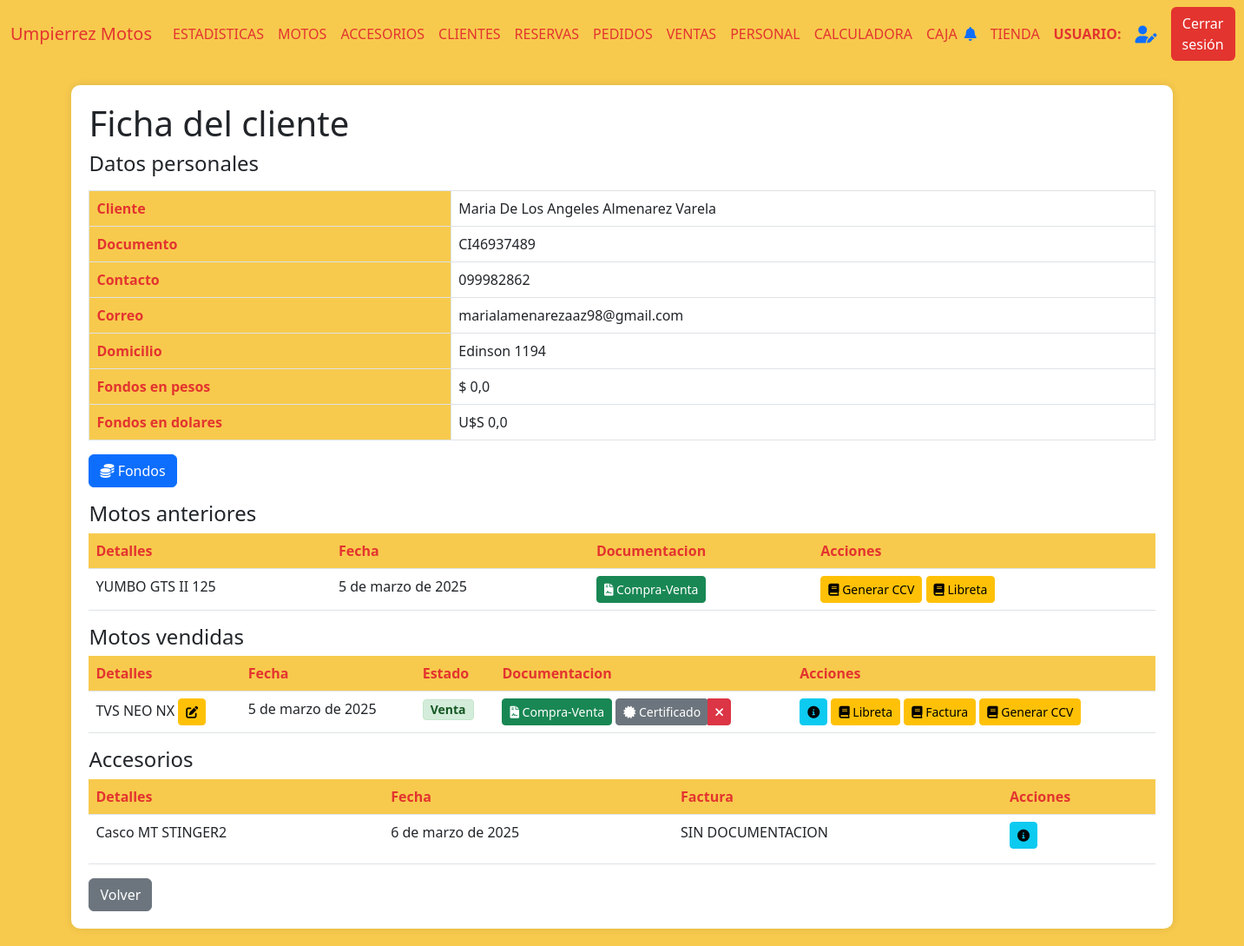
Screenshot of /cliente_ficha/113 (signed in) with the database file from the repository.
### AppUM/models.py (models this page shows)
class Cliente(models.Model):
    documento = models.CharField(max_length=20, unique=True)
    nombre = models.CharField(max_length=20)
    apellido  = models.CharField(max_length=20)
    fecha_nacimiento = models.DateField(null=True,blank=True)
    domicilio = models.CharField(max_length=500,blank=True)

class ClienteTelefono(models.Model):
    cliente = models.ForeignKey(Cliente, related_name='cliente_telefono', on_delete=models.CASCADE, null=True)
    telefono = models.CharField(max_length=10)
    principal = models.BooleanField(default=True)

class ClienteCorreo(models.Model):
    cliente = models.ForeignKey(Cliente, related_name='cliente_correo', on_delete=models.CASCADE, null=True)
    correo = models.CharField(max_length=100)
    principal = models.BooleanField(default=True)

class ComprasVentas(models.Model):
    moto = models.ForeignKey(Moto, related_name='moto_cliente', on_delete=models.CASCADE)
    cliente = models.ForeignKey(Cliente, related_name='cliente_moto', on_delete=models.CASCADE)
    fecha_compra = models.DateField()
    fotocopia_libreta = models.ImageField(null=True, blank=True, upload_to="documentacion/libretas/")
    compra_venta = models.FileField(null=True, blank=True, upload_to="documentacion/compra_venta/")
    certificado_venta = models.FileField(null=True, blank=True, upload_to="documentacion/certificado_venta/")
    tipo = models.CharField(max_length=20)
    forma_de_pago = models.TextField(null=True, blank=True)
    facturas = models.FileField(null=True, blank=True, upload_to="documentacion/facturas_motos/")
    class Meta:
        pass

class ClienteAccesorio(models.Model):
    accesorio = models.ForeignKey(Accesorio, related_name='accesorio_cliente', on_delete=models.CASCADE)
    cliente = models.ForeignKey(Cliente, related_name='cliente_cliente', on_delete=models.CASCADE)
    fecha_compra = models.DateField()
    factura = models.IntegerField(null=True)
    factura_rut = models.IntegerField(null=True)
    factura_documento = models.FileField(null=True, blank=True, upload_to="documentacion/facturas_accesorios/")
    codigo_compra = models.IntegerField(null=True,default=0)

### AppUM/decorators.py (the view)
    def _wrapped_view(request, *args, **kwargs):
        user = request.user
        if user.is_authenticated:
            usuario_consulta = Personal.objects.filter(usuario=user.username).first()
            if usuario_consulta:
                if Administrativo.objects.filter(personal_ptr_id=usuario_consulta.id,activo=1).exists():
                    return view_func(request, *args, **kwargs)
                else:
                    raise PermissionDenied
            else:
                return view_func(request, *args, **kwargs)
        else:
            return redirect('Login')  # Redirigir al login si no está autenticado

### AppUM/context_processors.py (called while the page is built)
def cantidad_solicitudes_no_leidas(req):
    if req.user.is_authenticated:
        usuario = req.user
        usuario_actual = Personal.objects.filter(usuario=usuario.username).first()
        notificaciones = NotificacionPersonal.objects.filter(personal=usuario_actual,leido=0).count()
    else:
        notificaciones = 0
    return {'notificaciones': notificaciones}

### AppUM/functions.py (called while the page is built)
def funcion_paginas_varias(req,instancia_model):
    paginator = Paginator(instancia_model, 5)  # 5 motos por página
    page_number = req.GET.get('page')  # Obtiene el número de página desde la URL
    page_obj = paginator.get_page(page_number)
    return page_obj

### AppUM/templates/perfil_administrativo/cliente/detalles_cliente.html (shortened to what this page needs)
{% extends "perfil_administrativo/padre_perfil_administrativo.html" %}
{% load static %}
{% block contenidoQueCambia %}
<div class="table-container" id="clienteDetails">
    <h1>Ficha del cliente</h1>
    <h4>Datos personales</h4>
    <table class="table table-bordered">
        <tbody>
            <tr>
                <th scope="row">Cliente</th>
                <td>{{ cliente.nombre }} {{ cliente.apellido }}</td>
            </tr>
            <tr>
                <th scope="row">Documento</th>
                <td>{{ cliente.documento }}</td>
            </tr>
            <tr>
                <th scope="row">Contacto</th>
                <td>{{ tel1 }}{% if tel2 %}, {{ tel2 }}{% endif %}</td>
            </tr>
            <tr>
                <th scope="row">Correo</th>
                <td>{% if correo1 %}{{ correo1 }}{% if correo2 %}, {{ correo2 }}{% endif %} {% else %} El cliente no tiene correo {% endif %}</td>
            </tr>
            <tr>
                <th scope="row">Domicilio</th>
                <td>{{ cliente.domicilio }}</td>
            </tr>
            <tr>
                <th scope="row">Fondos en pesos</th>
                <td>$ {{ total_pesos }}</td>
            </tr>
            <tr>
                <th scope="row">Fondos en dolares</th>
                <td>U$S {{ total_dolares }}</td>
            </tr>
        </tbody>
    </table>
    <a onclick="mostrar_div_fondos()" class="btn btn-primary mb-3">
        <i class="fas fa-coins"></i> Fondos
    </a>
    <h4>Motos anteriores</h4>
    <table class="table">
        <thead>
            <tr>
                <th scope="row">Detalles</th>
                <th scope="row">Fecha</th>
                <th scope="row">Documentacion</th>
                <th scope="row">Acciones</th>
            </tr>
        </thead>
        <tbody>
            {% if page_obj_ma %}
                {% for item in page_obj_ma %}
                    <tr>
                        <td>
                            {{ item.moto.moto__marca }} {{ item.moto.moto__modelo }}
                        </td>
                        <td>{{ item.moto.fecha_compra }}</td>
                        <td>
                            {% if item.libreta or item.compra_venta %}
                                {% if item.compra_venta %}
                                    <div class="btn-group" role="group">
                                        <a href="{{ item.compra_venta }}" target="_blank">
                                            <button class="btn btn-sm btn-success" title="Ver Documento de Compra-Venta">
                                                <i class="fas fa-file-contract"></i> Compra-Venta
                                            </button>
                                        </a>
                                    </div>
                                {% endif %}
                            {% else %}
                                    <p>SIN DOCUMENTACIÓN</p>
                            {% endif %}
                        </td>
                        <td>
                            <button class="btn btn-sm btn-warning" onclick="toggleCCVMA('{{ forloop.counter }}')">
                                <i class="fas fa-book"></i> Generar CCV
                            </button>
                            <button class="btn btn-sm btn-warning" onclick="toggleLibretaCV('{{ forloop.counter }}')">
                                <i class="fas fa-book"></i> Libreta
                            </button>
                        </td>
                    </tr>
                {% endfor %}
            {% else %}
                <tr>
                    <td colspan="9" class="text-center text-muted">
                        No hay registros de compras de motos anteriores.
                    </td>
                </tr>
            {% endif %}
        </tbody>
    </table>
    <h4>Motos vendidas</h4>
    <table class="table">
        <thead>
            <tr>
                <th scope="row">Detalles</th>
                <th scope="row">Fecha</th>
                <th scope="row">Estado</th>
                <th scope="row">Documentacion</th>
                <th scope="row">Acciones</th>
            </tr>
        </thead>
        <tbody>
            {% if page_obj %}
                {% for item in page_obj %}
                    <tr>
                        <td>
                            {{ item.moto.moto__marca }} {{ item.moto.moto__modelo }}
                            <a href="{% url 'ModificarMotoVendida' item.moto.moto__id cliente.id %}"><button class="btn btn-sm btn-warning"><i class="fas fa-edit"></i></button></a>
                        </td>
                        <td>{{ item.moto.fecha_compra }}</td>
                        <td>
                            {% if item.tipo == "R" %}
                                <span class="badge badge-reserva">Reserva</span>
                            {% else %}
                                <span class="badge badge-venta">Venta</span>
                            {% endif %}
                        </td>
                        <td>
                            {% if item.libreta or item.compra_venta or item.certificado_venta or item.facturas %}
                                {% if item.compra_venta %}
                                    <div class="btn-group" role="group">
                                        <a href="{{ item.compra_venta }}" target="_blank">
                                            <button class="btn btn-sm btn-success" title="Ver Documento de Compra-Venta">
                                                <i class="fas fa-file-contract"></i> Compra-Venta
                                            </button>
                                        </a>
                                    </div>
                                {% endif %}
                                {% if item.certificado_venta %}
                                    <div class="btn-group" role="group">
                                        <a href="{{ item.certificado_venta }}" target="_blank">
                                            <button class="btn btn-sm btn-secondary" title="Ver Certificado de Venta">
                                                <i class="fas fa-certificate"></i> Certificado
                                            </button>
                                        </a>
                                        <button class="btn btn-sm btn-danger" title="Eliminar Certificado" onclick="mostrarConfirmacionCertificado('{{ item.moto.id }}')">
                                            <i class="fas fa-times"></i>
                                        </button>
                                    </div>
                                {% endif %}
                            {% else %}
                                <p>SIN DOCUMENTACIÓN</p>
                            {% endif %}
                        </td>
                        <td>
                            <a href="{% url 'DetallesCuotas' item.moto.id %}"><button class="btn btn-sm btn-info"><i class="fas fa-info-circle"></i></button></a>
                            {% if not item.libreta %}
                                <button class="btn btn-sm btn-warning" onclick="toggleLibreta('{{ forloop.counter }}')">
                                    <i class="fas fa-book"></i> Libreta
                                </button>
                            {% endif %}
                            {% if not item.facturas %}
                                <button class="btn btn-sm btn-warning" onclick="toggleFactura('{{ forloop.counter }}')">
                                    <i class="fas fa-book"></i> Factura
                                </button>
                            {% endif %}
                            <button class="btn btn-sm btn-warning" onclick="toggleCCV('{{ forloop.counter }}')">
                                <i class="fas fa-book"></i> Generar CCV
                            </button>
                    </td>
                    </tr>
                {% endfor %}
            {% else %}
                <tr>
                    <td colspan="9" class="text-center text-muted">
                        No hay registros de compras de motos.
                    </td>
                </tr>
            {% endif %}
        </tbody>
    </table>
    <h4>Accesorios</h4>
    <table class="table">
        <thead>
            <tr>
                <th scope="row">Detalles</th>
                <th scope="row">Fecha</th>
                <th scope="row">Factura</th>
                <th scope="row">Acciones</th>
            </tr>
        </thead>
        <tbody>
            {% if page_obj_accesorio %}
                {% for item in page_obj_accesorio %}
                <tr>
                    <td>
                        {{ item.detalles }}
                    </td>
                    <td>{{ item.fecha }}</td>
                    <td>
                        {% if item.factura_documento %}
                        <a href="{{ item.factura_documento }}" target="_blank">
                            <button class="btn btn-sm btn-secondary" title="Ver Factura">
                                <i class="fas fa-certificate"></i> Factura
                            </button>
                        </a>
                        {% else %}
                        <p>SIN DOCUMENTACION</p>
                        {% endif %}
                    </td>
                    <td>
                        <a href="{% url 'DetallesCompraAccesorio' item.codigo_venta %}"><button class="btn btn-sm btn-info"><i class="fas fa-info-circle"></i></button></a>
                    </td>
                </tr>
                {% endfor %}
            {% else %}
                <tr>
                    <td colspan="9" class="text-center text-muted">
                        No hay registros de compras de accesorios.
                    </td>
                </tr>
            {% endif %}
        </tbody>
    </table>
    <a href="{% url 'Clientes' %}" class="btn btn-secondary">Volver</a>
</div>
{% endblock %}

### AppUM/static/css/styles.css (style rules this page uses)
body { background-color: #f7ca4d; }
.table-container { background-color: #fff; border-radius: 10px; padding: 20px; box-shadow: 0px 0px 10px rgba(0, 0, 0, 0.1); margin: 20px auto; max-width: 90%; }
.table th { background-color: #f7ca4d; color: #e3342f; }

### AppUM/templates/perfil_administrativo/cliente/detalles_cliente.html (style rules this page uses)
.badge { display: inline-block; padding: 4px 8px; font-size: 0.875em; font-weight: bold; border-radius: 4px; text-align: center; white-space: nowrap; }
.badge-venta { background-color: #d4edda; color: #155724; border: 1px solid #c3e6cb; }

### rows the page displays
Cliente: nombre "Maria De Los Angeles", apellido "Almenarez Varela", documento "CI46937489", domicilio "Edinson 1194"
ClienteTelefono: telefono "099982862"
ClienteCorreo: correo "marialamenarezaaz98@gmail.com"
ComprasVentas: moto.moto__marca "YUMBO", moto.moto__modelo "GTS II 125", moto.fecha_compra "5 de marzo de 2025"
ComprasVentas: moto.moto__marca "TVS", moto.moto__modelo "NEO NX", moto.fecha_compra "5 de marzo de 2025"
ClienteAccesorio: fecha "6 de marzo de 2025"

### other values shown
{{ total_pesos }} "0,0"
{{ total_dolares }} "0,0"
{{ item.detalles }} "Casco MT STINGER2"
